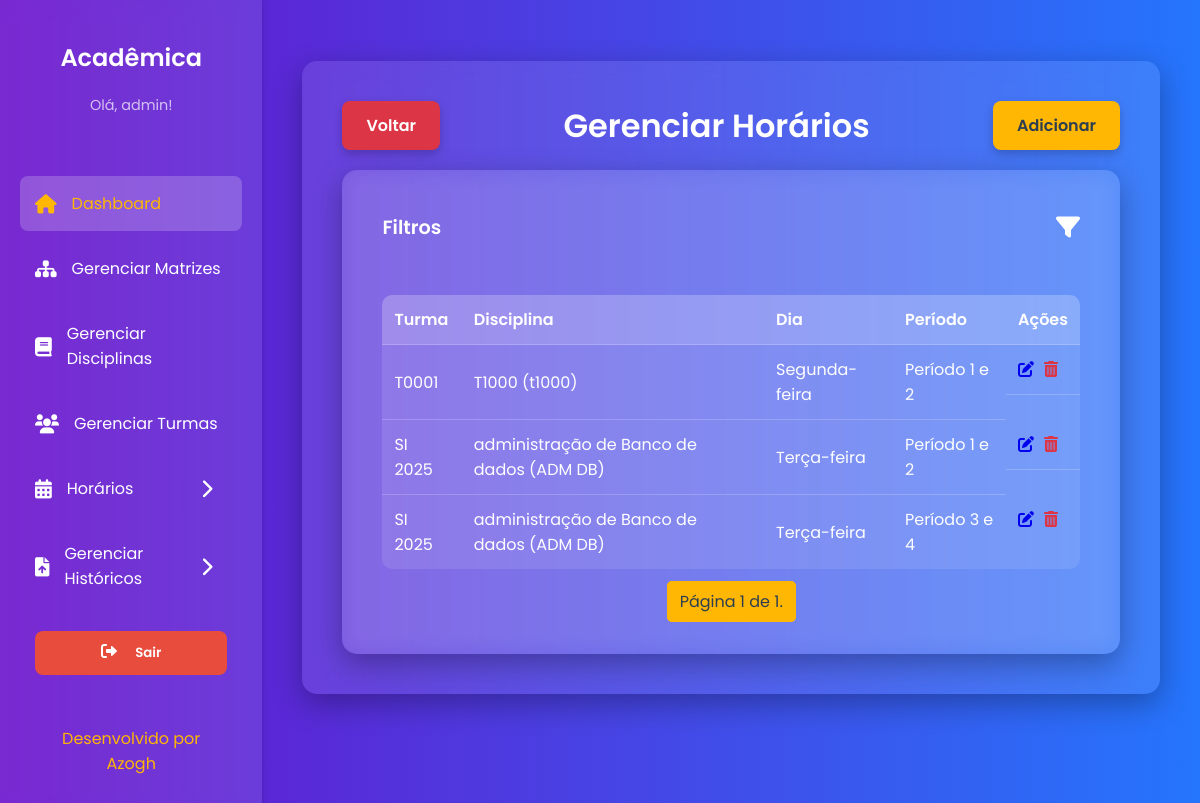
The page /horarios/ (signed in) on the database its author committed.
### core/models.py (models this page shows, shortened)
class Usuario(AbstractUser):
    gestao_inicio = models.DateField(
        null=True,
        blank=True,
        verbose_name="Início da Gestão"
    )
    portaria = models.CharField(
        max_length=15,
        null=True,
        blank=True,
        verbose_name="Número da Portaria"
    )
    groups = models.ManyToManyField(
        'auth.Group',
        related_name='core_usuarios',
        blank=True,
        help_text='The groups this user belongs to. A user will get all permissions granted to each of their groups.',
        related_query_name='core_usuario',
        verbose_name="Grupos de Usuário"
    )
    user_permissions = models.ManyToManyField(
        'auth.Permission',
        related_name='core_usuarios',
        blank=True,
        help_text='Specific permissions for this user.',
        related_query_name='core_usuario',
        verbose_name="Permissões de Usuário"
    )
    class Meta:
        db_table = 'USUARIO'
        verbose_name = "Usuário"
        verbose_name_plural = "Usuários"

class Horario(models.Model):
    DIA_CHOICES = [
        ('SEG', 'Segunda-feira'),
        ('TER', 'Terça-feira'),
        ('QUA', 'Quarta-feira'),
        ('QUI', 'Quinta-feira'),
        ('SEX', 'Sexta-feira'),
    ]
    PERIODO_CHOICES = [
        ('1-2', 'Período 1 e 2'),
        ('3-4', 'Período 3 e 4'),
    ]
    dia_semana = models.CharField(max_length=3, choices=DIA_CHOICES, verbose_name="Dia da Semana")
    periodo = models.CharField(max_length=3, choices=PERIODO_CHOICES, verbose_name="Período")
    turma = models.ForeignKey(Turma, on_delete=models.CASCADE, verbose_name="Turma")
    disciplina = models.ForeignKey(Disciplinas, on_delete=models.CASCADE, verbose_name="Disciplina")
    usuario = models.ForeignKey(
        Usuario,
        on_delete=models.CASCADE,
        verbose_name="Criado por"
    )
    class Meta:
        db_table = 'HORARIO'
        unique_together = ('turma', 'dia_semana', 'periodo', 'disciplina')
        verbose_name = "Horário"
        verbose_name_plural = "Horários"

class Turma(models.Model):
    nome = models.CharField(max_length=45)
    ano_ingresso = models.IntegerField(verbose_name="Ano de Ingresso")
    usuario = models.ForeignKey(
        Usuario,
        on_delete=models.CASCADE,
        verbose_name="Criado por"
    )
    class Meta:
        db_table = 'TURMA'
        verbose_name = "Turma"
        verbose_name_plural = "Turmas"

class Disciplinas(models.Model):
    nome = models.CharField(max_length=100)
    sigla = models.CharField(max_length=10)
    ch = models.IntegerField(verbose_name="Carga Horária")
    semestre = models.PositiveSmallIntegerField()
    codigo = models.CharField(max_length=10)
    matriz_curricular = models.ForeignKey(
        MatrizCurricular,
        on_delete=models.CASCADE,
        verbose_name="Matriz Curricular"
    )
    usuario = models.ForeignKey(
        Usuario,
        on_delete=models.CASCADE,
        verbose_name="Criado por"
    )
    pre_requisitos = models.ManyToManyField(
        'self',
        symmetrical=False,
        blank=True,
        verbose_name="Pré-requisitos"
    )
    class Meta:
        db_table = 'DISCIPLINAS'
        verbose_name = "Disciplina"
        verbose_name_plural = "Disciplinas"

### core/views.py (the view)
# urls.py: path('horarios/', views.listar_horarios, name='listar_horarios'),
@login_required
def listar_horarios(request):
    horarios_list = Horario.objects.all().order_by('turma', 'dia_semana', 'periodo')
    turma_id = request.GET.get('turma')
    disciplina_id = request.GET.get('disciplina')
    dia_semana = request.GET.get('dia_semana')
    periodo = request.GET.get('periodo')
    if turma_id:
        horarios_list = horarios_list.filter(turma__pk=turma_id)
    if disciplina_id:
        horarios_list = horarios_list.filter(disciplina__pk=disciplina_id)
    if dia_semana:
        horarios_list = horarios_list.filter(dia_semana=dia_semana)
    if periodo:
        horarios_list = horarios_list.filter(periodo=periodo)
    turmas_disponiveis = Turma.objects.all()
    disciplinas_disponiveis = Disciplinas.objects.all()
    paginator = Paginator(horarios_list, 20)
    page = request.GET.get('page')
    try:
        horarios = paginator.page(page)
    except PageNotAnInteger:
        horarios = paginator.page(1)
    except EmptyPage:
        horarios = paginator.page(paginator.num_pages)
    return render(request, 'core/horarios/listar_horarios.html', {
        'horarios': horarios,
        'turmas_disponiveis': turmas_disponiveis,
        'disciplinas_disponiveis': disciplinas_disponiveis,
        'dia_semana_choices': Horario.DIA_CHOICES,
        'periodo_choices': Horario.PERIODO_CHOICES,
    })

### core/templates/core/horarios/listar_horarios.html (shortened to what this page needs)
{% extends 'core/base.html' %}
{% load static %}
{% block content %}
    <div style="display: flex; justify-content: space-between; align-items: center; margin-bottom: 20px;">
        <a href="{% url 'painel' %}" class="cancel-button">Voltar</a>
        <h1 style="margin: 0; text-align: center; flex-grow: 1;">Gerenciar Horários</h1>
        <a href="{% url 'adicionar_horario' %}" class="cta-button">Adicionar</a>
    </div>
    <div class="content-card">
        <div style="display: flex; justify-content: space-between; align-items: center; padding-bottom: 20px;">
            <h2 style="margin: 0; font-size: 1.2em;">Filtros</h2>
            <a href="#" id="filter-toggle" style="font-size: 1.5em; color: var(--text-color);"><i class="fas fa-filter"></i></a>
        </div>
        <table style="margin-top: 30px;">
            <thead>
                <tr>
                    <th>Turma</th>
                    <th>Disciplina</th>
                    <th>Dia</th>
                    <th>Período</th>
                    <th>Ações</th>
                </tr>
            </thead>
            <tbody>
                {% for horario in horarios %}
                <tr>
                    <td>{{ horario.turma.nome }}</td>
                    <td>{{ horario.disciplina.nome }} ({{ horario.disciplina.sigla }})</td>
                    <td>{{ horario.get_dia_semana_display }}</td>
                    <td>{{ horario.get_periodo_display }}</td>
                    <td style="display: flex; gap: 10px;">
                        <a href="{% url 'editar_horario' horario.pk %}"><i class="fas fa-pen-to-square"></i></a>
                        <a href="{% url 'excluir_horario' horario.pk %}" style="color: #dc3545;"><i class="fas fa-trash-can"></i></a>
                    </td>
                </tr>
                {% empty %}
                <tr>
                    <td colspan="5">Nenhum horário encontrado.</td>
                </tr>
                {% endfor %}
            </tbody>
        </table>
        <div class="pagination">
            <span class="step-links">
                <span class="current">
                    Página {{ horarios.number }} de {{ horarios.paginator.num_pages }}.
                </span>
            </span>
        </div>
    </div>
{% endblock %}

### core/templates/core/base.html (shortened to what this page needs)
{% load static %}
<!DOCTYPE html>
<html lang="pt-br">
<head>
    <link rel="stylesheet" href="https://cdnjs.cloudflare.com/ajax/libs/font-awesome/6.0.0-beta3/css/all.min.css">
</head>
<body>
    <div class="dashboard-container">
        <aside class="sidebar">
            <div class="sidebar-header">
                <h2>Acadêmica</h2>
                <p>Olá, {{ user.username }}!</p>
            </div>
            <nav class="sidebar-nav">
                <ul>
                    <li><a href="{% url 'painel' %}" class="active"><i class="fas fa-home"></i> Dashboard</a></li>
                    <li><a href="{% url 'listar_matrizes' %}"><i class="fas fa-sitemap"></i> Gerenciar Matrizes</a></li>
                    <li><a href="{% url 'listar_disciplinas' %}"><i class="fas fa-book"></i> Gerenciar Disciplinas</a></li>
                    <li><a href="{% url 'listar_turmas' %}"><i class="fas fa-users"></i> Gerenciar Turmas</a></li>
                    <li class="dropdown-container">
                        <a href="#" id="horarios-dropdown-toggle" class="dropdown-toggle">
                            <i class="fas fa-calendar-alt"></i>
                            <span>Horários</span>
                            <i class="fas fa-chevron-right arrow"></i>
                        </a>
                    </li>
                    <li class="dropdown-container">
                        <a href="#" id="historicos-dropdown-toggle" class="dropdown-toggle">
                            <i class="fas fa-file-upload"></i>
                            <span>Gerenciar Históricos</span>
                            <i class="fas fa-chevron-right arrow"></i>
                        </a>
                    </li>
                    <li><a href="{% url 'logout' %}" style="text-decoration: none; display: block; margin-bottom: 15px;">
            <button type="button" style="
                width: 100%;
                background-color: #e74c3c;
                color: white;
                border: none;
                padding: 12px;
                border-radius: 8px;
                cursor: pointer;
                font-weight: 600;
                transition: background 0.3s;
                font-family: 'Poppins', sans-serif;">
                <i class="fas fa-sign-out-alt"></i> Sair
            </button>
        </a></li>
                </ul>
            </nav>
            <div class="footer">
                <a href="#">Desenvolvido por Azogh</a>
            </div>
        </aside>
        <main class="main-content">
            <div class="header">
            </div>
            <div class="content-card">
                {% block content %}{% endblock %}
            </div>
        </main>
    </div>
</body>
</html>

### core/templates/core/base.html (style rules this page uses)
:root { --primary-color-dark: #6a11cb; --primary-color-light: #2575fc; --accent-color: #ffb703; --accent-color-hover: #fb8500; --text-color: #fff; --container-bg: rgba(255, 255, 255, 0.1); }
body { font-family: 'Poppins', sans-serif; background: linear-gradient(to right, var(--primary-color-dark), var(--primary-color-light)); color: var(--text-color); margin: 0; padding: 0; min-height: 100vh; box-sizing: border-box; }
.dashboard-container { display: flex; min-height: 100vh; }
.sidebar { width: 250px; background-color: rgba(255, 255, 255, 0.1); backdrop-filter: blur(10px); padding: 20px; box-shadow: 2px 0 5px rgba(0, 0, 0, 0.1); display: flex; flex-direction: column; transition: transform 0.3s ease; }
.sidebar-header { text-align: center; margin-bottom: 30px; }
.sidebar-header h2 { font-size: 1.5em; font-weight: 600; }
.sidebar-header p { font-size: 0.9em; color: rgba(255, 255, 255, 0.7); }
.sidebar-nav ul { list-style: none; padding: 0; }
.sidebar-nav a { display: flex; align-items: center; color: #fff; text-decoration: none; padding: 15px; margin-bottom: 10px; border-radius: 8px; transition: all 0.3s ease; font-weight: 400; }
.sidebar-nav a i { margin-right: 15px; font-size: 1.2em; }
.sidebar-nav a:hover, .sidebar-nav a.active { background-color: rgba(255, 255, 255, 0.2); color: #ffb703; }
.dropdown-container { position: relative; }
.dropdown-toggle { display: flex; align-items: center; color: #fff; text-decoration: none; padding: 15px; margin-bottom: 10px; border-radius: 8px; transition: all 0.3s ease; font-weight: 400; cursor: pointer; }
.dropdown-toggle i { margin-right: 15px; font-size: 1.2em; }
.dropdown-toggle .arrow { margin-left: auto; transition: transform 0.3s ease; }
.footer { margin-top: auto; text-align: center; padding: 20px; }
.footer a { color: #ffb703; text-decoration: none; font-size: 1em; transition: color 0.3s ease; }
.main-content { flex-grow: 1; padding: 40px; display: flex; flex-direction: column; }
.content-card { background-color: rgba(255, 255, 255, 0.1); backdrop-filter: blur(10px); padding: 40px; border-radius: 15px; box-shadow: 0 10px 30px rgba(0, 0, 0, 0.3); }
h1, h2 { font-weight: 600; }
.cta-button, .cancel-button, .delete-button { display: inline-block; padding: 12px 24px; background-color: var(--accent-color); color: #2c3e50; text-decoration: none; border-radius: 8px; font-weight: 600; transition: all 0.3s ease; box-shadow: 0 4px 10px rgba(0, 0, 0, 0.2); text-align: center; cursor: pointer; border: none; font-family: 'Poppins', sans-serif; }
.cancel-button { background-color: #dc3545; color: #fff; }
table { width: 100%; border-collapse: collapse; margin-top: 20px; background-color: rgba(255, 255, 255, 0.1); border-radius: 10px; overflow: hidden; }
th, td { padding: 12px; text-align: left; border-bottom: 1px solid rgba(255, 255, 255, 0.2); }
th { font-weight: 600; background-color: rgba(255, 255, 255, 0.15); }
tr:last-child td { border-bottom: none; }
.pagination { display: flex; justify-content: center; margin-top: 20px; gap: 10px; }
.pagination a, .pagination .current { padding: 8px 12px; border: 1px solid var(--accent-color); border-radius: 5px; color: var(--accent-color); transition: all 0.3s ease; }
.pagination .current { background-color: var(--accent-color); color: #2c3e50; cursor: default; }

### rows shown on the page
Usuario: username "admin"
Horario: turma.nome "T0001", disciplina.nome "T1000", disciplina.sigla "t1000", dia_semana "Segunda-feira", periodo "Período 1 e 2"
Horario: turma.nome "SI 2025", disciplina.nome "administração de Banco de dados", disciplina.sigla "ADM DB", dia_semana "Terça-feira", periodo "Período 1 e 2"
Horario: turma.nome "SI 2025", disciplina.nome "administração de Banco de dados", disciplina.sigla "ADM DB", dia_semana "Terça-feira", periodo "Período 3 e 4"

### other values the page prints
{{ horarios.number }} "1"
{{ horarios.paginator.num_pages }} "1"
